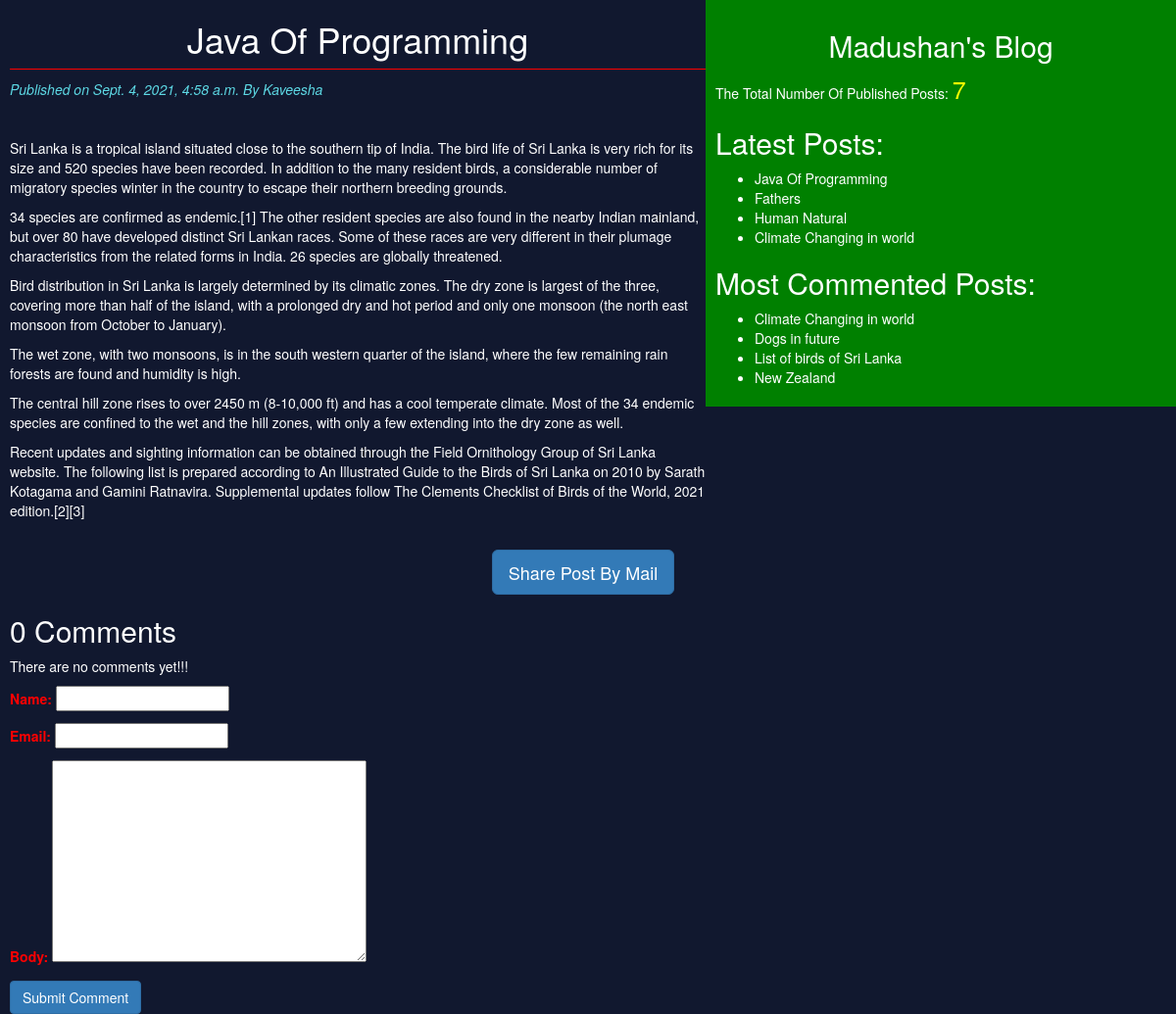
The app's page /post/12/2021/09/04/java-programming/ with its own data.
### blog/models.py (models this page shows, shortened)
class Post(models.Model):
    STATUS_CHOICES = (('draft', 'Draft'), ('published', 'Published'))
    title = models.CharField(max_length=256)
    slug = models.SlugField(max_length=264, unique_for_date='publish')
    author = models.ForeignKey(User, related_name='blog_posts', on_delete=models.CASCADE)
    body = models.TextField()
    publish = models.DateTimeField(default=timezone.now)
    created = models.DateTimeField(auto_now_add=True)
    updated = models.DateTimeField(auto_now=True)
    status = models.CharField(max_length=10, choices=STATUS_CHOICES, default='draft')
    objects = CustomManager()
    tags = TaggableManager()
    class Meta:
        ordering = ('-publish',)
    def get_absolute_url(self):
        return reverse('post_detail', kwargs={'pk': self.id, 'year': self.publish.year, 'month': self.publish.strftime('%m'), 'day': self.publish.strftime('%d'), 'slug': self.slug })

### blog/views.py (the view)
# urls.py: path('post/<int:pk>/<int:year>/<int:month>/<int:day>/<slug:slug>/', views.post_detail_view, name='post_detail'),
def post_detail_view(request, pk, year, month, day, slug):
    post = get_object_or_404(Post, id=pk)
    comments = post.comments.filter(active=True)
    csubmit = False
    if request.method == 'POST':
        form = CommentForm(request.POST)
        if form.is_valid():
            new_comment = form.save(commit=False)
            new_comment.post = post
            new_comment.save()
            csubmit = True
    else:
        form = CommentForm()
    return render(request, 'blog/post_detail.html', {'post': post, 'form': form, 'comments': comments, 'csubmit': csubmit})

### blog/forms.py
class CommentForm(forms.ModelForm):
    class Meta:
        model = Comment
        fields = ('name', 'email', 'body')

### blog/models.py (called while the page is built)
    def get_queryset(self):
        return super().get_queryset().filter(status='published')

### blog/templatetags/blog_tags.py (called while the page is built)
@register.simple_tag
def total_posts():
    return Post.objects.count()

@register.inclusion_tag('blog/latest_posts.html')
def show_latest_posts(count=4):
    latest_posts = Post.objects.order_by('-publish')[:count]
    return {'latest_posts': latest_posts}

@register.simple_tag
def get_most_commented_posts(count=4):
    return Post.objects.annotate(total_comments=Count('comments')).order_by('-total_comments')[:count]

### templates/blog/post_detail.html (shortened to what this page needs)
<!DOCTYPE html>
{% extends "blog/base.html" %}
    {% block content %}
        <h1>{{post.title}}</h1>
        <p id="date">Published on {{post.publish}} By {{post.author|title}}</p><br>
        <p>{{post.body|linebreaks}}</p><br>
        <div class="container" align="center">
            <a href="/share/{{post.id}}" class="btn btn-primary btn-lg">Share Post By Mail</a>
        </div>
        {% with comments.count as comments_count %}
            <h2>{{comments_count}} Comment{{comments_count|pluralize}}</h2>
        {% endwith %}
        {% if comments %}
            {% for comment in comments %}
                <p id="date">Comment {{forloop.counter}} by {{comment.name}} on {{comment.created}}</p>
                <div id="cb">{{comment.body|linebreaks}}</div><br><br>
            {% endfor %}
            {% else %}
                <p>There are no comments yet!!!</p>
        {% endif %}
        {% if csubmit %}
            <h2>Your Comment Added Successfully</h2>
            {% else %}
                <form method="POST">
                    {{form.as_p}}
                    <input type="submit" class="btn btn-primary" value="Submit Comment">
                </form>
        {% endif %}
    {% endblock %}

### templates/blog/base.html (shortened to what this page needs)
<!DOCTYPE html>
{% load staticfiles %}
{% load blog_tags %}
<html lang="en">
<head>
    <link rel="stylesheet" href="https://maxcdn.bootstrapcdn.com/bootstrap/3.3.7/css/bootstrap.min.css">
    <link rel="stylesheet" href="{% static "css/demo.css" %}">
</head>
<body>
    <div class="content">
        {% block content %}{% endblock %}
    </div>
    <div class="sidebar">
        <h2 align="center">Madushan's Blog</h2>
        <p>The Total Number Of Published Posts: <span id="post_count">{% total_posts %}</span></p>
        <h2>Latest Posts:</h2>
        {% show_latest_posts %}
        <h2>Most Commented Posts:</h2>
        {% get_most_commented_posts as most_commented_posts %}
        <ul>
            {% for post in most_commented_posts %}
                <li><a href="{{post.get_absolute_url}}">{{post.title}}</a></li>
            {% endfor %}
        </ul>
    </div>
</body>
</html>

### templates/blog/latest_posts.html
<ul>
    {% for post in latest_posts %}
        <li><a href="{{post.get_absolute_url}}">{{post.title}}</a></li>
    {% endfor %}
</ul>

### static/css/demo.css (style rules this page uses)
.content { width: 60%; float: left; padding-left: 10px; }
.sidebar { width: 40%; float: right; padding: 10px; background: green; }
h1 { text-align: center; border-bottom: 1px solid red; padding-bottom: 10px; }
body { color: white; background: #11182F; }
#date { color: #5DD8E4; font-size: 14px; font-style: italic; }
form { color: #FF0000; }
#post_count { color: yellow; font-size: 25px; }
li a { color: white; }

### records on screen
Post: title "Java Of Programming", publish "Sept. 4, 2021, 4:58 a.m.", author "Kaveesha", body "Sri Lanka is a tropical island situated close to the southern tip of India. The bird life of Sri Lanka is very rich for its size and 520 species have been recorded. In addition to the many resident birds, a considerable number of migratory species winter in the country to escape their northern breeding grounds. 34 species are confirmed as endemic.[1] The other resident species are also found in the nearby Indian mainland, but over 80 have developed distinct Sri Lankan races. Some of these races are very different in their plumage characteristics from the related forms in India. 26 species are globally threatened. Bird distribution in Sri Lanka is largely determined by its climatic zones.…"
Post: title "Fathers"
Post: title "Human Natural"
Post: title "Climate Changing in world"
Post: title "Dogs in future"
Post: title "List of birds of Sri Lanka"
Post: title "New Zealand"

### other values on screen
{{ comments_count }} "0"
